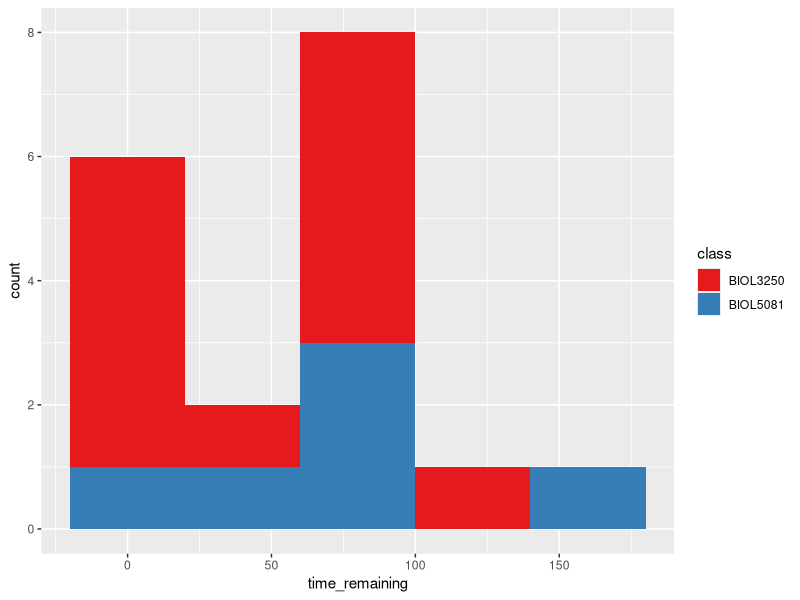
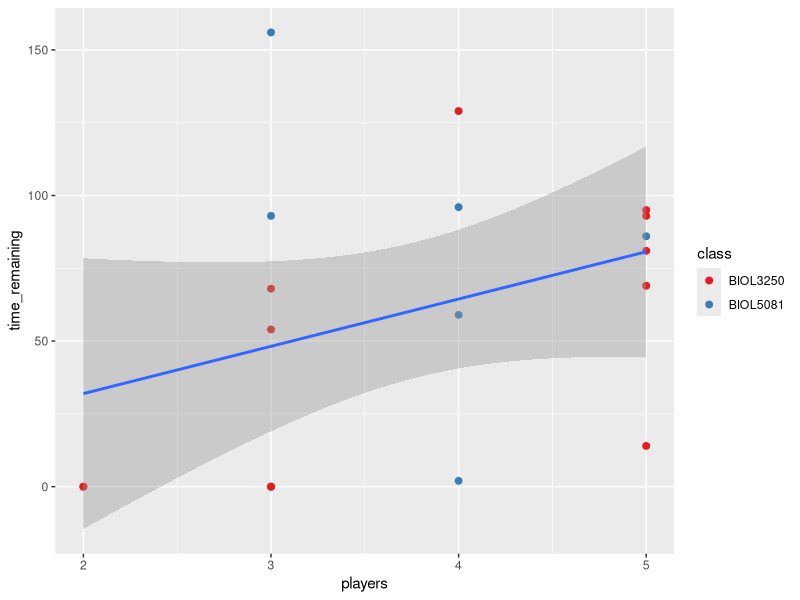
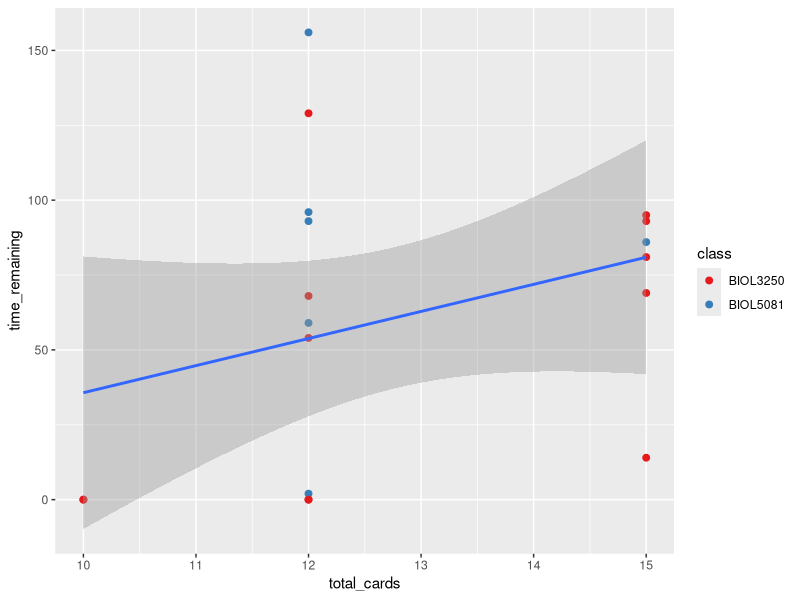
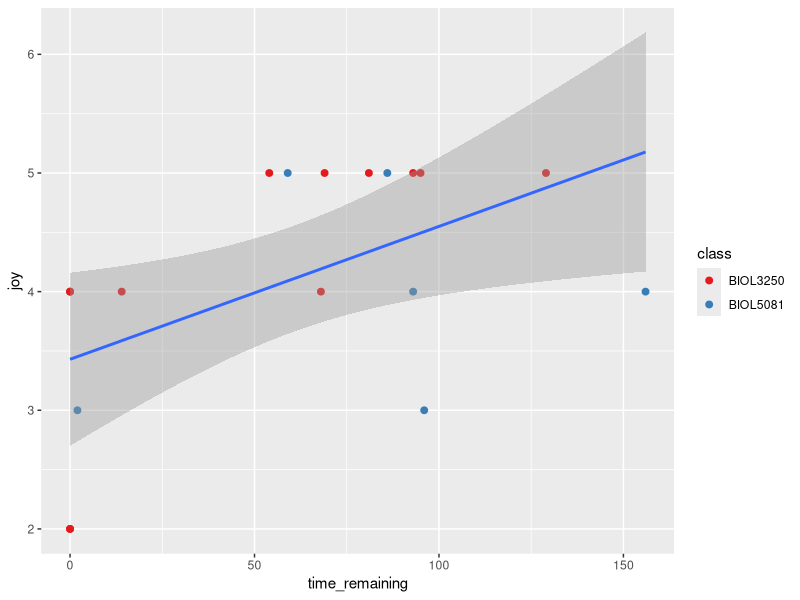
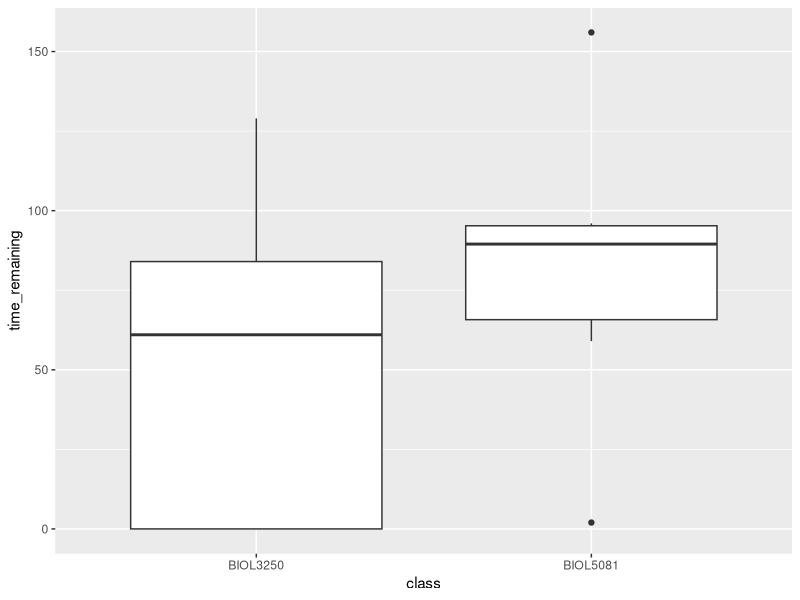

Generate these figures, in order, with R:
## ---- chunk 1
knitr::opts_chunk$set(echo = TRUE)
## ---- chunk 2
#install.packages("tidyverse") #only need to do this once then mute it with #
library(tidyverse)
#data <- read_csv(url("https://ndownloader.figshare.com/files/17591273")) #read from web for updates
data <- read_csv("data/5MD.csv")

#transform data and tidy
#rename time to remaining so it is more clear
data <- data %>%
  rename(time_remaining = time)



#BIOL3250 suggestion to test number of cards in play
#2 players = 5 each from rules so total = 10
#3 players = 4 each so 12
#4 players = 3 each and 5 and 6 players same - 3 each
#we only player to 5 but 6 might be allowed?

data <- data %>%
  mutate(time_to_complete = 300 - time_remaining) %>%
  mutate(total_cards = case_when(players == 2 ~ 10, players == 3 ~ 12, players == 4 ~ 12, players == 5 ~ 15, players == 6 ~ 18))

## ---- chunk 3
#explore distribution in main measure
ggplot(data, aes(time_remaining, fill = class)) +
  geom_histogram(binwidth = 40) +
  scale_fill_brewer(palette = "Set1")

#explore continuous variation
ggplot(data, aes(players, time_remaining)) +
  geom_point(size = 2, aes(color = class)) +
  xlim(c(2,5)) +
  geom_smooth(method = lm) +
  scale_color_brewer(palette = "Set1")

ggplot(data, aes(total_cards, time_remaining)) +
  geom_point(size = 2,  aes(color = class)) +
   geom_smooth(method = lm) +
  scale_color_brewer(palette = "Set1")

ggplot(data, aes(time_remaining, joy)) +
  geom_point(size = 2,  aes(color = class)) +
   geom_smooth(method = lm) +
  scale_color_brewer(palette = "Set1")

#explore groups
ggplot(data, aes(class, time_remaining)) +
  geom_boxplot()

## ---- chunk 4
#test of whether net difference in gaming is a win across both classes
t.test(data$time_remaining, mu = 0)

#correlations/regressions

#groups
m1 <- glm(time_remaining~players, data = data)
summary(m1)
#plot(m1)

